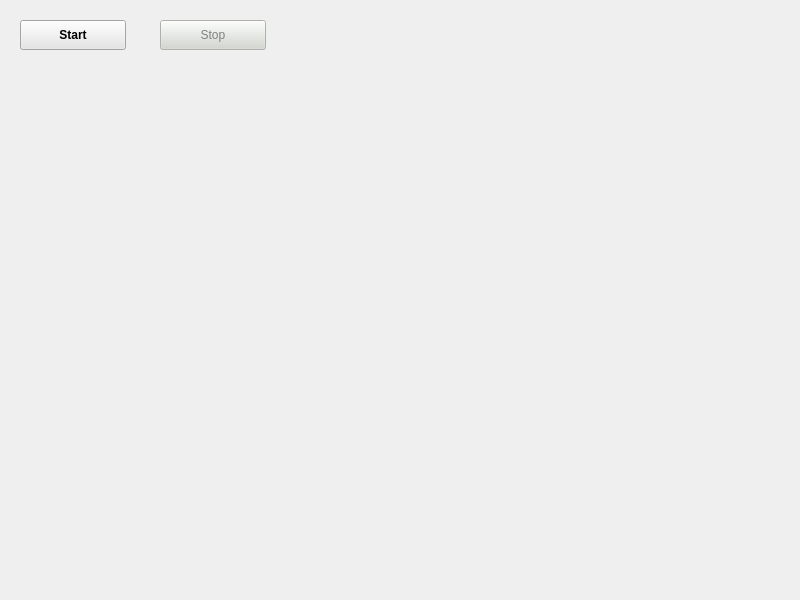
<?xml version="1.0" encoding="UTF-8"?>
<ui version="4.0">
 <class>Client</class>
 <widget class="QWidget" name="Client">
  <property name="geometry">
   <rect>
    <x>0</x>
    <y>0</y>
    <width>800</width>
    <height>600</height>
   </rect>
  </property>
  <property name="windowTitle">
   <string>Client</string>
  </property>
  <widget class="QPushButton" name="startButton">
   <property name="geometry">
    <rect>
     <x>20</x>
     <y>20</y>
     <width>106</width>
     <height>30</height>
    </rect>
   </property>
   <property name="styleSheet">
    <string notr="true"> QPushButton {
       background-color: rgb(230, 230, 230);
       color: black;                         
       font-weight: bold;              
    }
    QPushButton:disabled {                  
       background-color: rgb(211, 215, 207);
       color: gray;                 
       font-weight: normal;
    }</string>
   </property>
   <property name="text">
    <string>Start</string>
   </property>
  </widget>
  <widget class="QPushButton" name="stopButton">
   <property name="enabled">
    <bool>false</bool>
   </property>
   <property name="geometry">
    <rect>
     <x>160</x>
     <y>20</y>
     <width>106</width>
     <height>30</height>
    </rect>
   </property>
   <property name="styleSheet">
    <string notr="true"> QPushButton {
       background-color: rgb(230, 230, 230);
       color: black;                         
       font-weight: bold;              
    }
    QPushButton:disabled {                  
       background-color: rgb(211, 215, 207);
       color: gray;                 
       font-weight: normal;
    }</string>
   </property>
   <property name="text">
    <string>Stop</string>
   </property>
  </widget>
  <widget class="QWidget" name="verticalLayoutWidget">
   <property name="geometry">
    <rect>
     <x>20</x>
     <y>70</y>
     <width>751</width>
     <height>451</height>
    </rect>
   </property>
   <layout class="QVBoxLayout" name="videoLayout">
    <item>
     <widget class="QLabel" name="videoLabel">
      <property name="text">
       <string/>
      </property>
     </widget>
    </item>
   </layout>
  </widget>
 </widget>
 <resources/>
 <connections/>
</ui>
